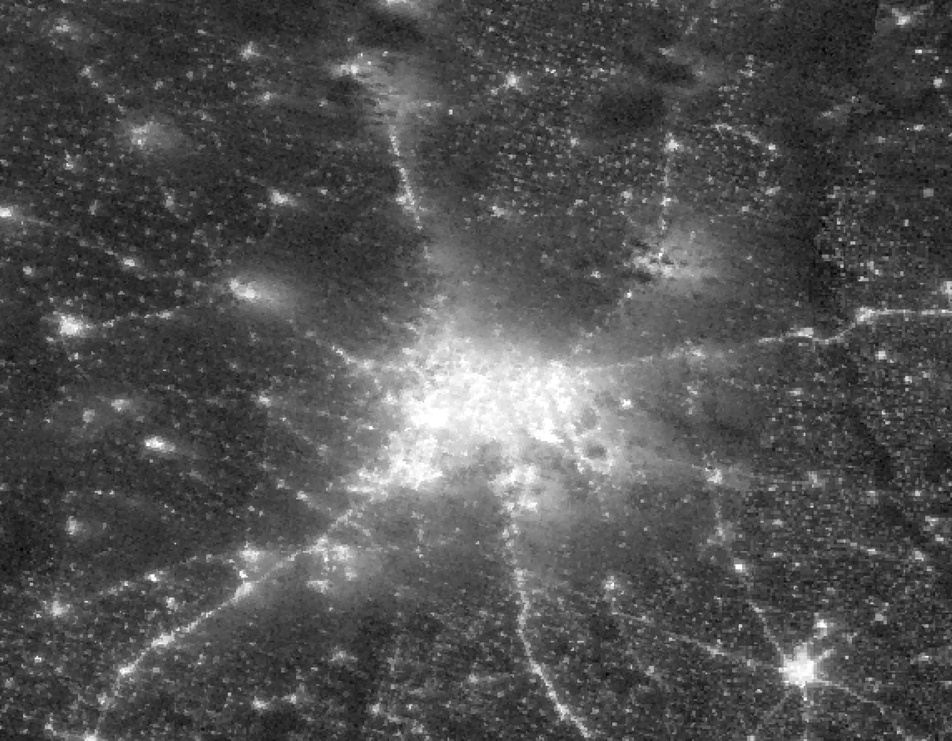
#> input picture data/satellite_images/snap.jpg, 952 x 741 px, shrunk from 4576 x 3560 before the run, found by its file name
$ python ass-3-gps-mapping.py
#> lines starting #> are read from the running program, lines starting #| are printed output that depends on the picture; after the words box and inside, x2 and y2 are one past the last pixel; in counts of white or black regions, pixels touching at a corner belong together

import cv2
import os
font_size=4;
font_thickness=4;
def calculate_gps_from_pixel(center_gps, spatial_factor, pixel_displacement):
    center_lat, center_lon = center_gps
    lat_per_pixel = spatial_factor * 0.00001
    lon_per_pixel = spatial_factor * 0.00002

    displacement_x, displacement_y = pixel_displacement

    new_lat = center_lat + displacement_y * lat_per_pixel
    new_lon = center_lon + displacement_x * lon_per_pixel

    return new_lat, new_lon

def detect_bright_spots(image_path, center_gps, spatial_factor, threshold_value=175, min_contour_area=50):
    # Load the image
#> called with center_gps = (28.68, 77.22), spatial_factor = 250, threshold_value = 175, min_contour_area = 50
    image = cv2.imread(image_path)
#> image is the input picture: shape (741, 952, 3); min 0, max 255, mean 81.7

    # Convert the image to grayscale
    gray_image = cv2.cvtColor(image, cv2.COLOR_BGR2GRAY)

    # Apply thresholding
    _, binary_image = cv2.threshold(gray_image, threshold_value, 255, cv2.THRESH_BINARY)
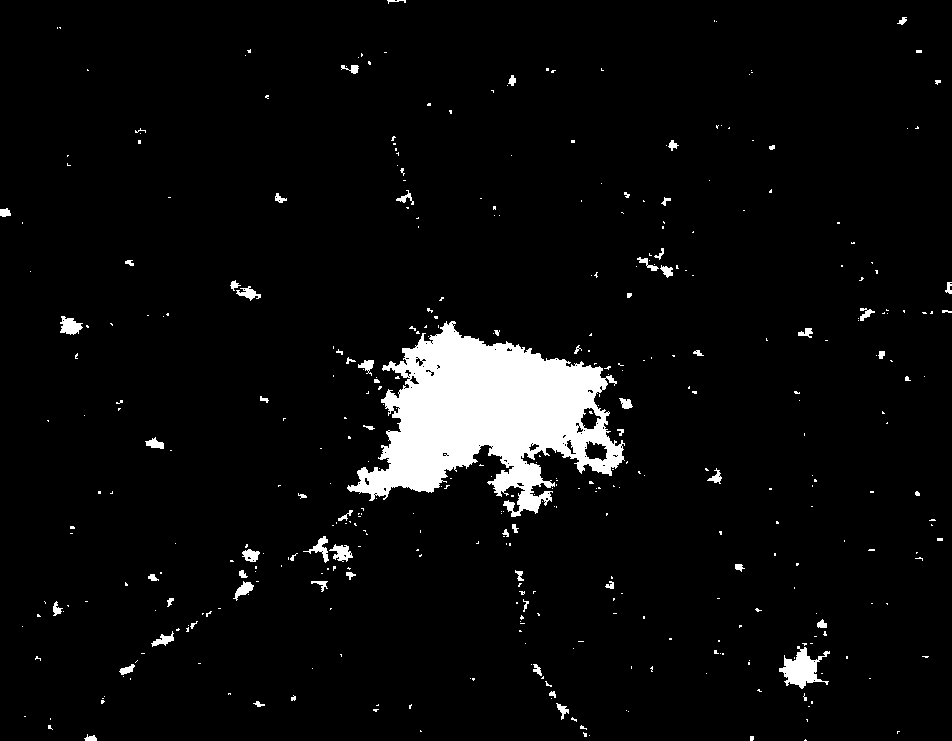
#> binary_image: shape (741, 952); 4.9% white; 407 white regions (336 under 20 px)

    # Find contours
    contours, _ = cv2.findContours(binary_image, cv2.RETR_EXTERNAL, cv2.CHAIN_APPROX_SIMPLE)
#> contours = 405 contours, 355 with area under 20; largest, box (x1, y1, x2, y2) and area: (347, 321, 625, 517) 27529, (779, 646, 830, 689) 905, (60, 316, 83, 335) 240, (329, 544, 353, 562) 192, (303, 536, 329, 563) 164

    # Filter the contours based on minimum contour area
    filtered_contours = [cnt for cnt in contours if cv2.contourArea(cnt) > min_contour_area]
#> filtered_contours = 23 contours; largest, box (x1, y1, x2, y2) and area: (347, 321, 625, 517) 27529, (779, 646, 830, 689) 905, (60, 316, 83, 335) 240, (329, 544, 353, 562) 192, (303, 536, 329, 563) 164


    # Calculate the total area of all detected bright spots in square pixels
    total_area_px = sum(cv2.contourArea(contour) for contour in filtered_contours)
#> total_area_px = 30548

    # Lists to store the areas of detected bright spots in square pixels
    bright_spot_areas_px = []

    # Calculate the area of each bright spot (circle) separately and print it on the image
    for i, contour in enumerate(filtered_contours):
        (x, y), radius = cv2.minEnclosingCircle(contour)

        center = (int(x), int(y))
        radius = int(radius)

        #cv2.putText(image, str(radius), (int(x) - 30, int(y) + radius + 15),
                        #cv2.FONT_HERSHEY_SIMPLEX, 1, (0,0, 255), 4)
        if(radius>=30):
            cv2.circle(image, center, radius, (0, 255, 0), 10)  # Green circle

        # Calculate the area in square pixels
        area_px = cv2.contourArea(contour)
        bright_spot_areas_px.append(area_px)  # Add the area in square pixels to the list

        # Calculate the area in square kilometers using the spatial factor
        area_km2 = (area_px * (spatial_factor ** 2)) / 1000000.0  # Convert to square kilometers
        if(area_km2>=60):
            area_text = f"Area: {area_km2:.2f} sq. km"
            cv2.putText(image, area_text, (int(x) - 30, int(y) + radius + 15),
                        cv2.FONT_HERSHEY_SIMPLEX, 1, (255, 255, 0), 4)  # Cyan-colored text for area in sq. km
#> this loop made 23 passes
#> (x, y, radius, center, area_px, area_km2, area_text) on pass 15: (481.5, 434.5, 144, (481, 434), 27529, 1720.6, 'Area: 1720.56 sq. km')
#> (x, y, radius, center, area_px, area_km2) on pass 3: (806.1, 666.2, 27, (806, 666), 905, 56.56)
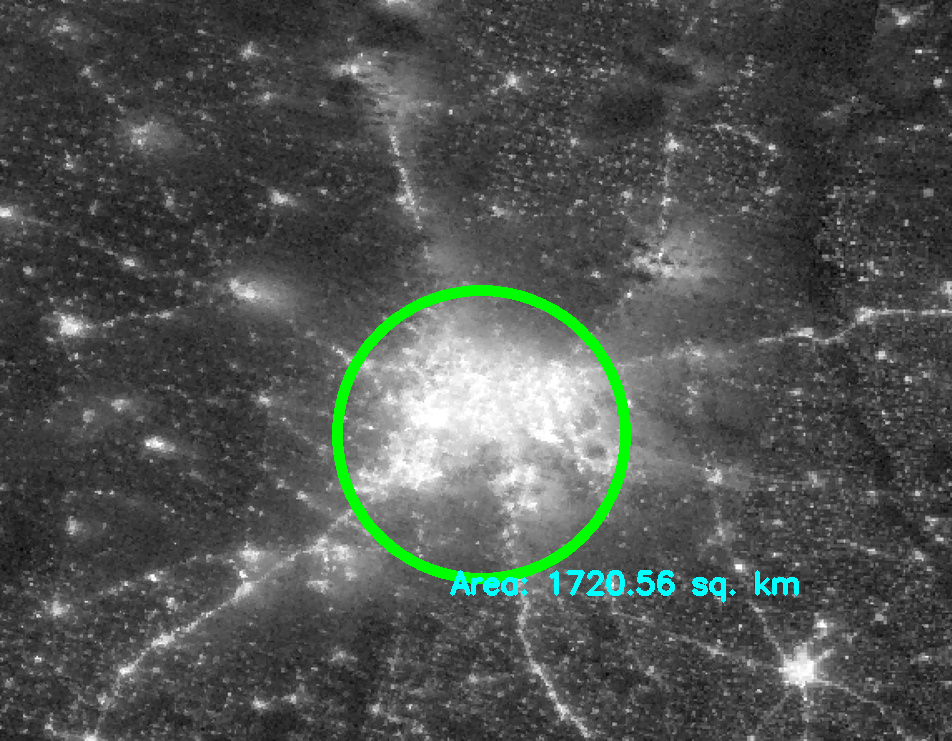
#> image: shape (741, 952, 3); 1.85% of pixels changed, all inside (x1, y1, x2, y2) = (332, 285, 799, 603)
#> after the loop, bright_spot_areas_px = [65, 73.5, 905, 118, 56, 147.5, 136.5, 191.5, 164.5, 70.5, 105, 79, 94, 59.5, 27529, 240.5, 65.5, 127, 74.5, 68.5, 60.5, 58, 59]


    # Calculate the total area of detected bright spots in square kilometers
    total_area_km2 = (total_area_px * (spatial_factor ** 2)) / 1000000.0  # Convert to square kilometers
#> total_area_km2 = 1909.2
    total_area_text = f"Total Bright Spot Area: {total_area_km2:.2f} sq. km"
#> total_area_text = 'Total Bright Spot Area: 1909.25 sq. km'
    cv2.putText(image, total_area_text, (10, 30),
                cv2.FONT_HERSHEY_SIMPLEX, 1, (255, 255, 0), 4)


    # Calculate the center coordinates of the image
    center_x, center_y = image.shape[1] // 2, image.shape[0] // 2
#> center_x = 476; center_y = 370
    # Draw a green circle at the center and annotate it with GPS
    cv2.circle(image, (center_x, center_y), 10, (0, 255, 255), font_thickness)
    center_annotation = f"Center GPS: {center_gps[0]:.6f}, {center_gps[1]:.6f}"
    cv2.putText(image, center_annotation, (center_x - 100, center_y - 20),
                cv2.FONT_HERSHEY_SIMPLEX, 1, (0, 255, 255), font_thickness)


    # Calculate the GPS coordinates of the center of the circle
    pixel_displacement = (int(x) - gray_image.shape[1] // 2, int(y) - gray_image.shape[0] // 2)
#> pixel_displacement = (-127, -303)
    gps_lat, gps_lon = calculate_gps_from_pixel(center_gps, spatial_factor, pixel_displacement)
#> in calculate_gps_from_pixel, `displacement_x, displacement_y = pixel_displacement`: displacement_x = -127; displacement_y = -303
#> in calculate_gps_from_pixel, `new_lat = center_lat + displacement_y * lat_per_pixel`: new_lat = 27.92
#> in calculate_gps_from_pixel, `new_lon = center_lon + displacement_x * lon_per_pixel`: new_lon = 76.58
#> gps_lat = 27.92; gps_lon = 76.58

    gps_text = f"GPS: {gps_lat:.6}, {gps_lon:.6f}"
#> gps_text = 'GPS: 27.9225, 76.580000'
    cv2.putText(image, gps_text, (int(x) - 30, int(y) + radius + 35),
                cv2.FONT_HERSHEY_SIMPLEX, 1, (0, 0, 255), font_thickness)  # Print GPS coordinates on the image
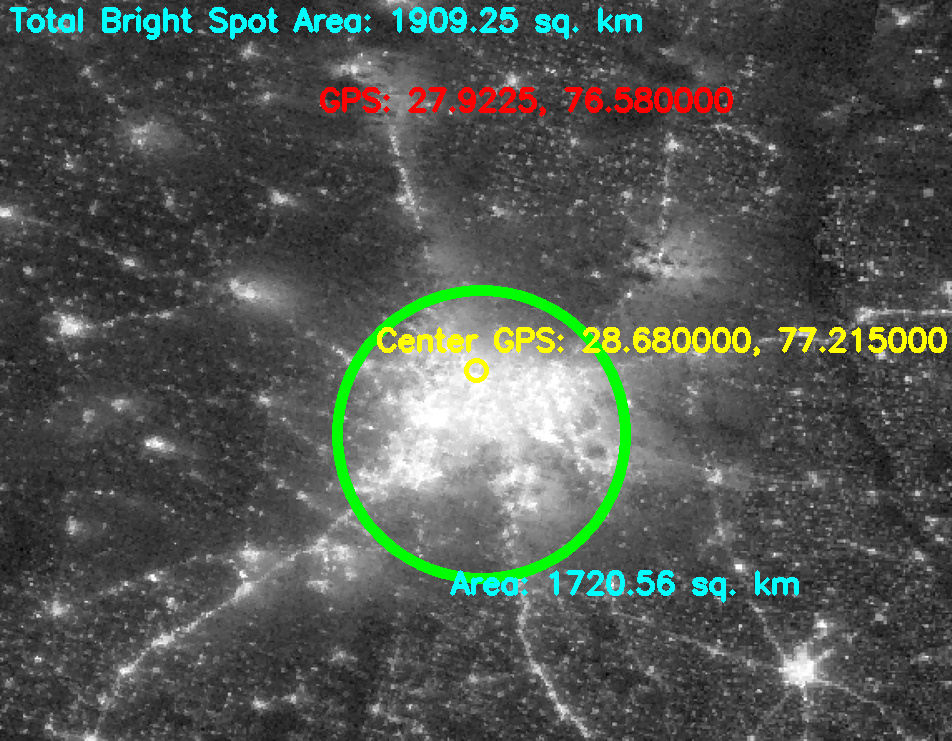
#> image: shape (741, 952, 3); mean B, G, R 81.2, 87, 81.7
    """

    """
    return image

if __name__ == "__main__":
    center_gps = (28.68, 77.215)  # Example center GPS coordinates
    spatial_factor = 250  # Adjust the spatial factor as needed 1pxel=30 meter
    x=detect_bright_spots("/home/bytebender/Desktop/Projects/ssamusat/data/snap.jpg", center_gps, spatial_factor)
    cv2.imwrite("/home/bytebender/out.jpg",x);

"""
    for k in range(16, 19):
        image_path = f"C:\\Users\\One-Exploit's\\Desktop\\1 Projects\\amu_sat\\sat_img\\sat{k}.png"
        processed_image = detect_bright_spots(image_path, center_gps, spatial_factor)
        output_path = f"C:\\Users\\One-Exploit's\\Desktop\\1 Projects\\amu_sat\\sat_out\\sat{k}.png"
        cv2.imwrite(output_path, processed_image)
"""
